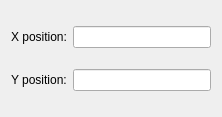
<?xml version="1.0" encoding="UTF-8"?>
<ui version="4.0">
 <class>Widget</class>
 <widget class="QWidget" name="Widget">
  <property name="geometry">
   <rect>
    <x>0</x>
    <y>0</y>
    <width>222</width>
    <height>117</height>
   </rect>
  </property>
  <property name="windowTitle">
   <string>Widget</string>
  </property>
  <layout class="QGridLayout" name="gridLayout">
   <item row="0" column="0">
    <widget class="QLabel" name="label">
     <property name="text">
      <string>X position:</string>
     </property>
    </widget>
   </item>
   <item row="0" column="1">
    <widget class="QLineEdit" name="xLineEdit"/>
   </item>
   <item row="1" column="0">
    <widget class="QLabel" name="label_2">
     <property name="text">
      <string>Y position:</string>
     </property>
    </widget>
   </item>
   <item row="1" column="1">
    <widget class="QLineEdit" name="yLineEdit"/>
   </item>
  </layout>
 </widget>
 <layoutdefault spacing="6" margin="11"/>
 <resources/>
 <connections/>
</ui>
